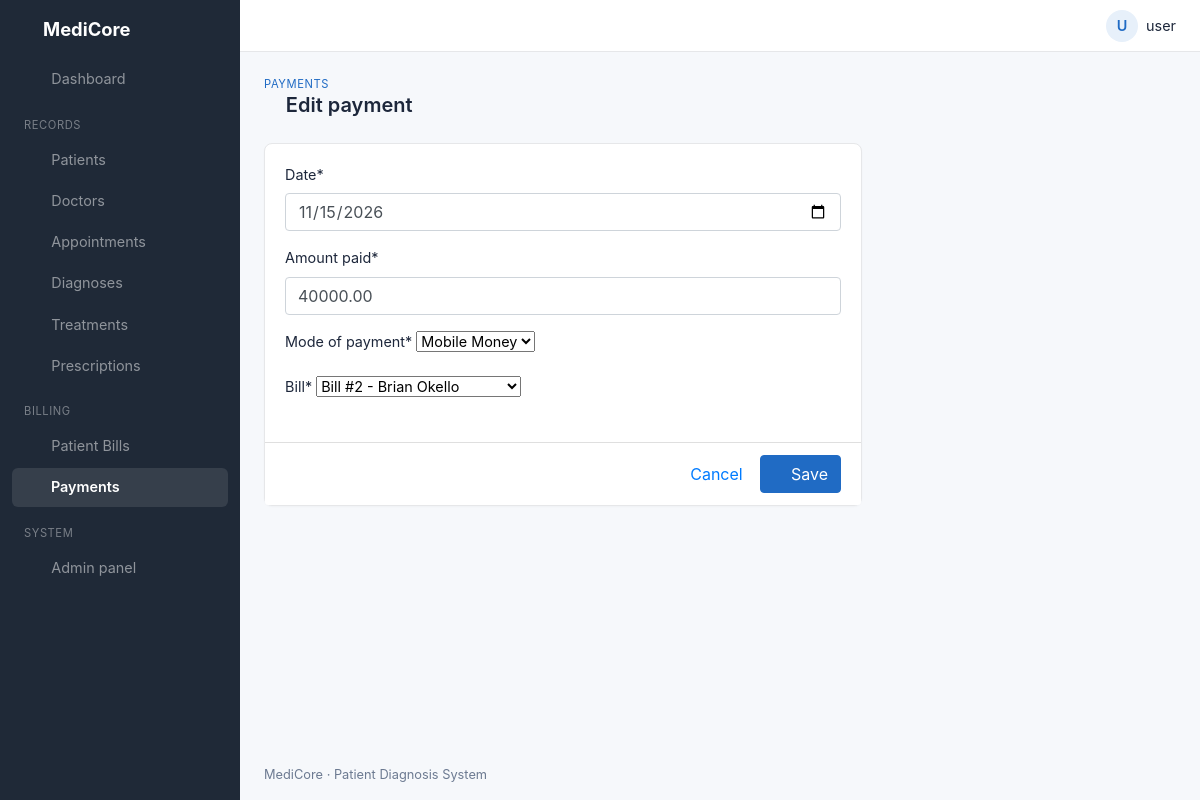
The page /payments/2/edit/ (signed in) on the database its author committed.
### clinic/models.py (models this page shows, shortened)
class Payment(models.Model):
    MODES = [("Cash", "Cash"), ("Mobile Money", "Mobile Money"), ("Card", "Card"), ("Insurance", "Insurance")]
    payment_id = models.AutoField(primary_key=True)
    date = models.DateField()
    amount_paid = models.DecimalField(max_digits=12, decimal_places=2)
    mode_of_payment = models.CharField(max_length=20, choices=MODES)
    bill = models.ForeignKey(PatientBill, on_delete=models.CASCADE)

class PatientBill(models.Model):
    STATUS = [("Unpaid", "Unpaid"), ("Partial", "Partial"), ("Paid", "Paid")]
    bill_id = models.AutoField(primary_key=True)
    patient = models.ForeignKey(Patient, on_delete=models.CASCADE)
    diagnosis = models.ForeignKey(Diagnosis, on_delete=models.CASCADE)
    total_amount = models.DecimalField(max_digits=12, decimal_places=2, default=0)
    total_amount_paid = models.DecimalField(max_digits=12, decimal_places=2, default=0, editable=False)
    balance = models.DecimalField(max_digits=12, decimal_places=2, default=0, editable=False)
    status = models.CharField(max_length=10, choices=STATUS, default="Unpaid", editable=False)
    def __str__(self):
        return f"Bill #{self.bill_id} - {self.patient}"

### clinic/views.py (the view)
# urls.py: path('payments/<int:pk>/edit/', edit_payment, name='edit_payment'),
@login_required
def edit_payment(request, pk):
    return show_form(request, PaymentForm, "payment_form.html", "payments", Payment, pk)

### clinic/forms.py
class PaymentForm(forms.ModelForm):
    class Meta:
        model = Payment
        fields = "__all__"
        widgets = {"date": DATE}

### clinic/models.py (called while the page is built)
    def __str__(self):
        return self.name

### clinic/views.py (called while the page is built)
def show_form(request, form_class, template, list_page, model=None, pk=None):
    obj = get_object_or_404(model, pk=pk) if pk else None
    form = form_class(request.POST or None, instance=obj)
    if request.method == "POST" and form.is_valid():
        form.save()
        messages.success(request, "Saved successfully.")
        return redirect(list_page)
    return render(request, template, {"form": form, "obj": obj})

### templates/payment_form.html (shortened to what this page needs)
{% extends 'base.html' %}
{% load static %}
{% load crispy_forms_tags %}
{% block pretitle %}<a href="{% url 'payments' %}">Payments</a>{% endblock %}
{% block heading %}<i class="ti ti-cash"></i> {% if obj %}Edit{% else %}Add{% endif %} payment{% endblock %}
{% block content %}
<div class="row"><div class="col-lg-8">
  <div class="card">
    <form method="post">
      <div class="card-body">
        {{ form|crispy }}
      </div>
      <div class="card-footer text-right">
        <a href="{% url 'payments' %}" class="btn btn-link">Cancel</a>
        <button type="submit" class="btn btn-primary"><i class="ti ti-device-floppy"></i> Save</button>
      </div>
    </form>
  </div>
</div></div>
{% endblock %}

### templates/base.html (shortened to what this page needs)
{% load static %}
{% load crispy_forms_tags %}
<!DOCTYPE html>
<html lang="en">
<head>
  <link rel="stylesheet" href="{% static 'css/bootstrap.min.css' %}">
  <link rel="stylesheet" href="{% static 'css/tabler-icons.min.css' %}">
  <link rel="stylesheet" href="{% static 'css/style.css' %}">
</head>
<body>
<aside class="sidebar navbar navbar-dark navbar-expand-lg">
  <a class="navbar-brand" href="{% url 'Home' %}"><i class="ti ti-heartbeat"></i> MediCore</a>
  <div class="collapse navbar-collapse" id="menu">
    <ul class="navbar-nav">
      <li class="nav-item"><a class="nav-link {% if request.path == '/' %}active{% endif %}" href="{% url 'Home' %}"><i class="ti ti-layout-dashboard"></i> Dashboard</a></li>
      <li class="nav-heading">Records</li>
      <li class="nav-item"><a class="nav-link {% if '/patients/' in request.path %}active{% endif %}" href="{% url 'patients' %}"><i class="ti ti-user-heart"></i> Patients</a></li>
      <li class="nav-item"><a class="nav-link {% if '/doctors/' in request.path %}active{% endif %}" href="{% url 'doctors' %}"><i class="ti ti-stethoscope"></i> Doctors</a></li>
      <li class="nav-item"><a class="nav-link {% if '/appointments/' in request.path %}active{% endif %}" href="{% url 'appointments' %}"><i class="ti ti-calendar-event"></i> Appointments</a></li>
      <li class="nav-item"><a class="nav-link {% if '/diagnoses/' in request.path %}active{% endif %}" href="{% url 'diagnoses' %}"><i class="ti ti-clipboard-heart"></i> Diagnoses</a></li>
      <li class="nav-item"><a class="nav-link {% if '/treatments/' in request.path %}active{% endif %}" href="{% url 'treatments' %}"><i class="ti ti-bed"></i> Treatments</a></li>
      <li class="nav-item"><a class="nav-link {% if '/prescriptions/' in request.path %}active{% endif %}" href="{% url 'prescriptions' %}"><i class="ti ti-pill"></i> Prescriptions</a></li>
      <li class="nav-heading">Billing</li>
      <li class="nav-item"><a class="nav-link {% if '/bills/' in request.path %}active{% endif %}" href="{% url 'bills' %}"><i class="ti ti-file-invoice"></i> Patient Bills</a></li>
      <li class="nav-item"><a class="nav-link {% if '/payments/' in request.path %}active{% endif %}" href="{% url 'payments' %}"><i class="ti ti-cash"></i> Payments</a></li>
      <li class="nav-heading">System</li>
      <li class="nav-item"><a class="nav-link" href="/admin/"><i class="ti ti-settings"></i> Admin panel</a></li>
    </ul>
  </div>
</aside>
<div class="page-wrapper">
  <header class="topbar">
    <div class="dropdown ml-auto">
      <a href="#" class="user-menu" data-toggle="dropdown">
        <span class="avatar">{{ user.username|slice:":1"|upper }}</span>
        <span class="d-none d-md-inline">{{ user.username }}</span>
      </a>
    </div>
  </header>
  <div class="page-header">
    <div>
      <div class="page-pretitle">{% block pretitle %}MediCore{% endblock %}</div>
      <h2 class="page-title">{% block heading %}{% endblock %}</h2>
    </div>
  </div>
  <main class="page-body">
    {% block content %}{% endblock %}
  </main>
  <footer class="footer">MediCore &middot; Patient Diagnosis System</footer>
</div>
</body>
</html>

### static/css/style.css (style rules this page uses)
:root { --primary: #206bc4; --sidebar: #1f2937; --bg: #f6f8fb; --border: #e6e7e9; --muted: #6c7a91; }
body { background: var(--bg); color: #1d273b; font-size: .9rem; }
a { color: var(--primary); }
.btn-primary { background: var(--primary); border-color: var(--primary); }
.ti { font-size: 1.1rem; vertical-align: -2px; }
.sidebar { background: var(--sidebar); padding: 0; align-items: flex-start; }
.sidebar .navbar-brand { font-weight: 700; padding: 1rem 1.25rem; font-size: 1.15rem; }
.sidebar .navbar-brand .ti { color: #4dabf7; font-size: 1.5rem; }
.sidebar .navbar-nav { width: 100%; padding: 0 .75rem 1rem; }
.sidebar .nav-link { color: rgba(255,255,255,.7); border-radius: 6px; padding: .55rem .75rem !important; margin-bottom: 2px; }
.sidebar .nav-link .ti { margin-right: .6rem; }
.sidebar .nav-link.active { color: #fff; background: rgba(255,255,255,.1); font-weight: 600; }
.sidebar .nav-heading { color: rgba(255,255,255,.4); text-transform: uppercase; font-size: .7rem; letter-spacing: .05em; padding: 1rem .75rem .4rem; }
@media (min-width: 992px) { .sidebar { position: fixed; top: 0; bottom: 0; left: 0; width: 15rem; flex-direction: column; overflow-y: auto; } }
@media (min-width: 992px) { .sidebar .navbar-collapse { width: 100%; align-items: flex-start; } }
@media (min-width: 992px) { .sidebar .navbar-nav { flex-direction: column; } }
@media (min-width: 992px) { .page-wrapper { margin-left: 15rem; } }
.page-wrapper { min-height: 100vh; display: flex; flex-direction: column; }
.topbar { display: flex; align-items: center; background: #fff; border-bottom: 1px solid var(--border); padding: .6rem 1.5rem; }
.user-menu { display: flex; align-items: center; color: #1d273b; text-decoration: none !important; }
.avatar { width: 2rem; height: 2rem; border-radius: 50%; background: #e7f0fa; color: var(--primary); display: inline-flex; align-items: center; justify-content: center; font-weight: 600; margin-right: .5rem; }
.page-header { display: flex; justify-content: space-between; align-items: center; padding: 1.5rem 1.5rem .5rem; flex-wrap: wrap; gap: .75rem; }
.page-pretitle { text-transform: uppercase; font-size: .7rem; color: var(--muted); letter-spacing: .05em; }
.page-title { font-size: 1.25rem; font-weight: 600; margin: 0; }
.page-title .ti { color: var(--primary); font-size: 1.35rem; }
.page-body { padding: 1rem 1.5rem; flex: 1; }
.footer { padding: 1rem 1.5rem; color: var(--muted); font-size: .8rem; }
.card { border: 1px solid var(--border); border-radius: 8px; box-shadow: 0 1px 2px rgba(0,0,0,.03); margin-bottom: 1.25rem; }
.card-footer { background: #fff; color: var(--muted); }

### rows shown on the page
Payment: date "11/15/2026", amount_paid "40000.00", mode_of_payment "Mobile Money"
PatientBill: bill "Bill #2 - Brian Okello"

### other values the page prints
{{ user.username|slice:":1"|upper }} "U"
{{ user.username }} "user"
